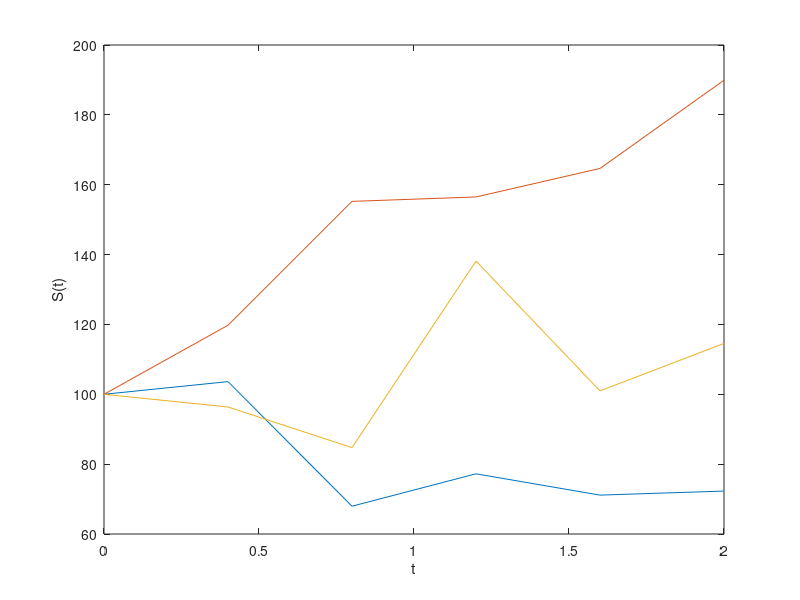

Reproduce this figure in MATLAB.
function demoCode_geometricBrowianMotion
%% demoCode_geometricBrowianMotion

%% Parameters for the simulation
t0 = 0;
S0 = 100.0;

mu    = 0.3;
sigma = 0.4;

M = 3; % Number of trajectories

T = 2; % Length of the simulation interval
N = 5; % Number of time steps

%% Time step
deltaT = T/N;

%% Monitoring times
t = linspace(t0,t0+T,N+1); 

%% Simulate Gaussian white noise 
X  = randn(M,N) 

%% Compute the exponential factors
% 
% $$ S(t+\Delta T) = S(t) e^{\left(\mu-\frac{1}{2} \sigma^2\right) \Delta T + \sigma \sqrt{\Delta T}X} $$

e  = exp((mu-0.5*sigma^2)*deltaT + sigma*sqrt(deltaT)*X)    

%% Prepare for the simulation 
S  = [S0*ones(M,1) e]                         

%% Simulate geometric Brownian motion 
S  = cumprod(S,2)          % simulation

%% Plot the simulated trajectories
figure(1); clf; 
plot(t,S);
xlabel('t'); ylabel('S(t)')
